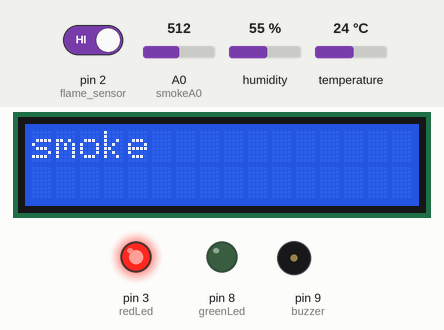
Simulated run of this sketch. Board: Arduino Uno, built with avr-gcc and run on an emulated ATmega328P. Parts: 16×2 character LCD, output pins drawn as LEDs (lit = HIGH), buzzer (waves = sounding). Inputs (shaded band) come from the test bench; at power-on: A0 (smokeA0) = 512, pin 2 (flame_sensor) HIGH, temperature 24 °C, humidity 55 %. What the sketch prints to the serial monitor is not drawn.

Above: at 1.2 s.
1.3 s: A0 (smokeA0) set to 307
4.1 s: A0 (smokeA0) set to 293
At 6.8 s:
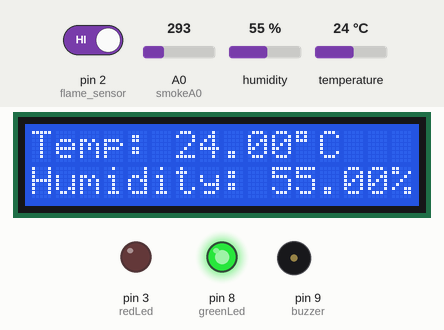
7.7 s: pin 2 (flame_sensor) driven LOW
At 9.2 s:
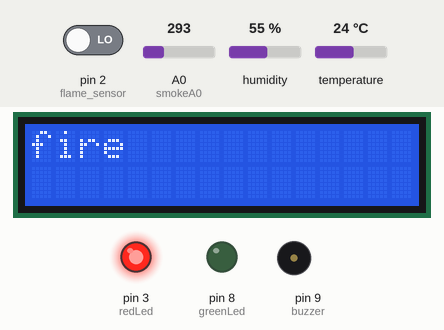
13.8 s: pin 2 (flame_sensor) driven HIGH
At 14.8 s:
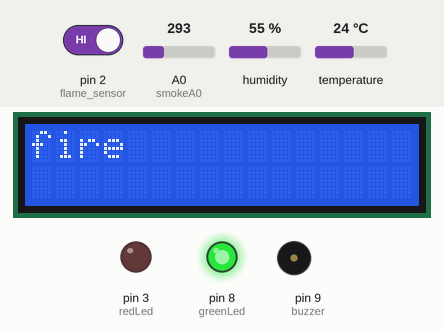
18.0 s: temperature set to 12 °C
At 19.6 s:
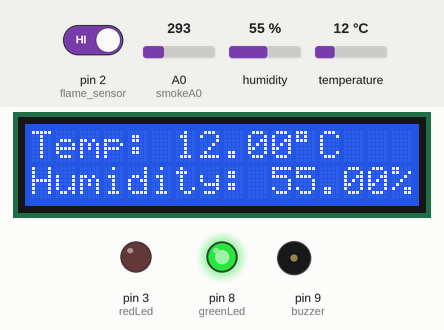
20.8 s: humidity set to 22 %
At 23.2 s:
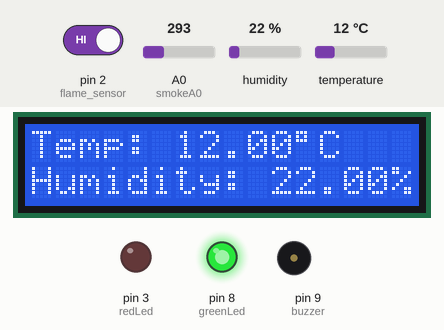
Timing chart, 0 to 24.7 s (numbered marks = the images above; inputs shaded):
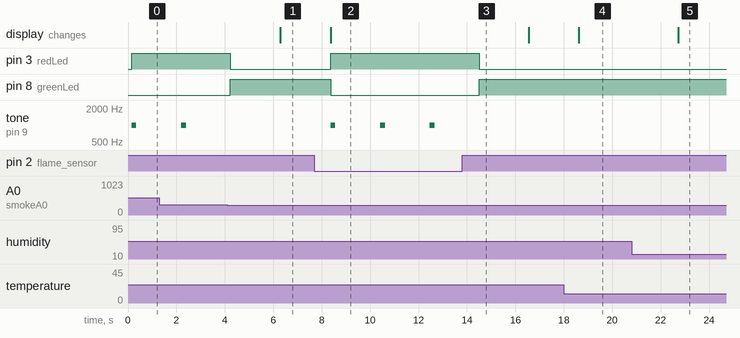

Measured:
- the behaviour switches between 301 and 300 on A0 (smokeA0) (found by bisection; images 0 and 1)
- after the input at 4.1 s, pin 3 (redLed): HIGH → LOW after 0.13 s; pin 8 (greenLed): LOW → HIGH after 0.13 s; tone on pin 9 (buzzer): stops changing and stays silent; the display: changes after 2.2 s (image 1)
- after the input at 7.7 s, pin 3 (redLed): LOW → HIGH after 0.67 s; pin 8 (greenLed): HIGH → LOW after 0.67 s; tone on pin 9 (buzzer): alternates 1000 Hz for 0.20 s and silent for 1.9 s, starting after 0.67 s; the display: changes after 0.67 s (image 2)
- after the input at 13.8 s, pin 3 (redLed): HIGH → LOW after 0.70 s; pin 8 (greenLed): LOW → HIGH after 0.70 s; tone on pin 9 (buzzer): stops changing and stays silent
- after the input at 18.0 s, the display: changes after 0.61 s (image 4)
- after the input at 20.8 s, the display: changes after 1.9 s (image 5)

The sketch:

Arduino_to_esp.ino
```cpp
//author : Rizvan Jawad Ruhan
#include <SoftwareSerial.h>
#include <DHT.h>
#include <LiquidCrystal_I2C.h>
LiquidCrystal_I2C lcd(0x3f,16,2);  //0x3f is the i2c address, while 16 = columns, and 2 = rows.

#define DHTPIN 10 // digital pin connected to sensor
#define DHTTYPE    DHT11     // DHT 11

DHT dht(DHTPIN, DHTTYPE);

SoftwareSerial espSerial(5, 6); //rx,tx

int flame_sensor = 2; // digital pin connected to sensor

int flame_detected; // flame detection value

int redLed = 3;
int greenLed = 8;
int buzzer = 9;
int smokeA0 = A0;

// Your threshold value
int smokeSensorThres = 300;
bool alarm = false;

void setup(){

  dht.begin();        //Initialize the DHT11 sensor
  lcd.init();        //Initialize the LCD
  lcd.backlight();    //Activate backlight

  pinMode(redLed, OUTPUT);
  pinMode(greenLed, OUTPUT);
  pinMode(buzzer, OUTPUT);
  pinMode(smokeA0, INPUT);

  pinMode(flame_sensor, INPUT);

  Serial.begin(9600);
  espSerial.begin(9600);

}

void printDHTtoLCD(float t,float h){
  Serial.print("temp : ");
  Serial.println(t);
  lcd.clear();
  lcd.setCursor(0,0);
  lcd.print("Temp: ");
  lcd.print(t);
  lcd.print((char)223);
  lcd.print("C");
  lcd.setCursor(0,1);
  lcd.print("Humidity: ");
  lcd.print(h);
  lcd.print("%");
}

void loop(){

  float t = dht.readTemperature();
  float h = dht.readHumidity();

  if (isnan(h) || isnan(t)) {
    Serial.println("Failed to read from DHT sensor!");
  }

  if(!alarm)
    printDHTtoLCD(t,h);

  flame_detected = digitalRead(flame_sensor); //sensor gives 0 when flame is detected and vice-versa

  if(flame_detected == 0)
    flame_detected = 1;
  else
    flame_detected = 0;

  float analogSensor = analogRead(smokeA0);
  int Smoke_detected = 0;

  Serial.print("Pin A0: ");
  Serial.println(analogSensor);

  if( analogSensor > smokeSensorThres )
    Smoke_detected = 1;

  //send different message depending upon current situation
  if (flame_detected == 1 && Smoke_detected == 1  ){

    Serial.println("Flame detected...! take action immediately.");
    Serial.println("Smoke detected...! take action immediately.");
    espSerial.print("fire");  //send "fire" msg to ESP

    lcd.clear();
    lcd.setCursor(0,0);
    lcd.print("fire");
    alarm = true;

    digitalWrite(redLed, HIGH);
    digitalWrite(greenLed, LOW);
    tone(buzzer, 1000, 200);

  }else if( flame_detected == 1 && Smoke_detected == 0 ) {

    Serial.println("Flame detected...! take action immediately.");
    Serial.println("No smoke detected.");

    espSerial.print("fire");

    lcd.clear();
    lcd.setCursor(0,0);
    lcd.print("fire");
    alarm = true;

    digitalWrite(redLed, HIGH);
    digitalWrite(greenLed, LOW);
    tone(buzzer, 1000, 200);

  }else if( flame_detected == 0 && Smoke_detected == 1 ) {

    Serial.println("No flame detected.");
    Serial.println("Smoke detected...! take action immediately.");
    espSerial.print("smoke");

    lcd.clear();
    lcd.setCursor(0,0);
    lcd.print("smoke");

    alarm = true;

    digitalWrite(redLed, HIGH);
    digitalWrite(greenLed, LOW);
    tone(buzzer, 1000, 200);

  }
  else if( flame_detected == 0 && Smoke_detected == 0 ){
    Serial.println("No flame detected.");
    Serial.println("No smoke detected.");
    alarm = false;

    digitalWrite(redLed, LOW);
    digitalWrite(greenLed, HIGH);
    noTone(buzzer);
  }

  delay(2000);
}
```
